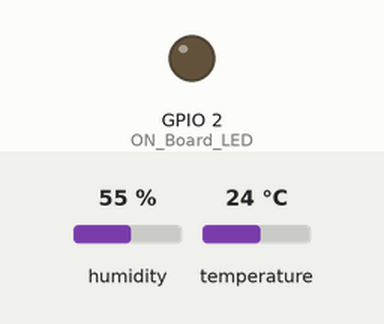
Recording of a sketch running on a simulated ESP32. Shown: output pins drawn as LEDs (lit = HIGH). The test bench sets the inputs (shaded band); at power-on: humidity 55 %, temperature 24 °C. WiFi joins after 1.5 s; servers stay silent unless stated; uploads are accepted with an empty reply; what the sketch prints to the serial monitor is not drawn.

Above: at 0.0 s.
At 2.3 s:
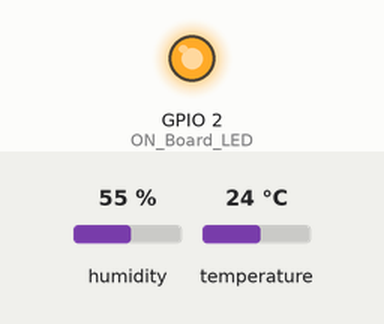
Timing chart, 0 to 3.8 s (numbered marks = the images above):
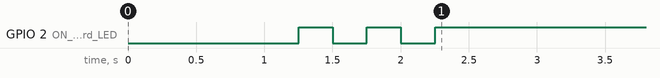

The sketch:

DHT11toGoogleSheet.ino
```cpp
#include <WiFi.h> // ESP32 WiFi library
#include <HTTPClient.h> // HTTP client for ESP32
#include "DHT.h"

#define DHTTYPE DHT11 // Type of the temperature sensor
const int DHTPin = 5; // The pin used for the DHT11 sensor is Pin D1 = GPIO5
DHT dht(DHTPin, DHTTYPE); // Initialize DHT sensor: DHT dht(Pin_used, Type_of_DHT_Sensor)

#define ON_Board_LED 2  // Define an onboard LED for WiFi status

const char* ssid = "T[10]"; // Your WiFi SSID
const char* password = "911amine";    // Your WiFi password

//----------------------------------------Host & Script ID
const char* host = "script.google.com";
String GAS_ID = "AKfycbzUciUEvTM0dgRmWjCLryqXRygH3yKKxMQofiyi8Un1Lx8isFdLwFiY2z_Ut_76Xd7XOg"; // Spreadsheet Script ID

void setup() {
  Serial.begin(115200);
  delay(500);

  dht.begin(); // Start reading DHT11 sensor
  delay(500);

  WiFi.begin(ssid, password); // Connect to WiFi
  Serial.println("");

  pinMode(ON_Board_LED, OUTPUT); // Set LED as output
  digitalWrite(ON_Board_LED, HIGH); // Turn off LED

  //----------------------------------------Wait for connection
  Serial.print("Connecting to WiFi");
  while (WiFi.status() != WL_CONNECTED) {
    Serial.print(".");
    digitalWrite(ON_Board_LED, LOW); // Flashing LED while connecting
    delay(250);
    digitalWrite(ON_Board_LED, HIGH);
    delay(250);
  }
  digitalWrite(ON_Board_LED, HIGH); // Turn off LED when connected
  Serial.println("\nWiFi connected");
  Serial.print("IP Address: ");
  Serial.println(WiFi.localIP());
}

void loop() {
  // Reading temperature and humidity
  int h = dht.readHumidity();
  float t = dht.readTemperature();

  if (isnan(h) || isnan(t)) {
    Serial.println("Failed to read from DHT sensor!");
    delay(500);
    return;
  }

  String Temp = "Temperature: " + String(t) + " °C";
  String Humi = "Humidity: " + String(h) + " %";
  Serial.println(Temp);
  Serial.println(Humi);

  sendData(t, h); // Call sendData subroutine
  delay(10000);   // Send data every 10 seconds
}

// Subroutine for sending data to Google Sheets
void sendData(float tem, int hum) {
  if (WiFi.status() == WL_CONNECTED) { // Ensure WiFi is connected
    HTTPClient http;

    String string_temperature = String(tem);
    String string_humidity = String(hum);
    String url = "https://" + String(host) + "/macros/s/" + GAS_ID + "/exec?temperature=" + string_temperature + "&humidity=" + string_humidity;

    Serial.print("Sending data to: ");
    Serial.println(url);

    http.begin(url); // Specify the URL
    int httpCode = http.GET(); // Send HTTP GET request

    if (httpCode > 0) {
      String payload = http.getString();
      Serial.println("HTTP Response:");
      Serial.println(payload);
    } else {
      Serial.print("Error in HTTP request: ");
      Serial.println(http.errorToString(httpCode));
    }
    http.end(); // Close connection
  } else {
    Serial.println("WiFi disconnected!");
  }
}
```
